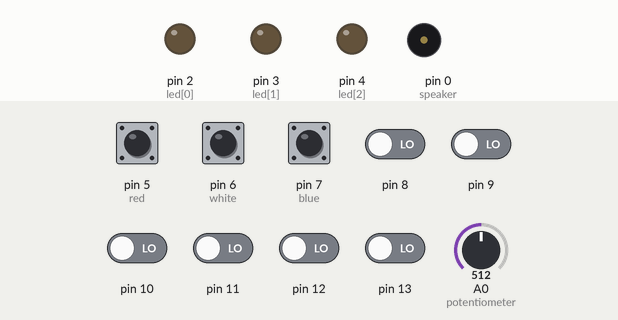
This sketch was run on a simulated Arduino Uno, built with avr-gcc and run on an emulated ATmega328P. Parts: output pins drawn as LEDs (lit = HIGH), buzzer (waves = sounding). Dashed ring = blinking. Inputs (shaded band) come from the test bench; at power-on: pin 5 (red), pin 6 (white), pin 7 (blue) HIGH, pin 8–13 LOW, A0 (potentiometer) = 512.

Above: at 1.7 s.
1.8 s: A0 (potentiometer) set to 317
3.3 s: A0 (potentiometer) set to 286
At 5.5 s:
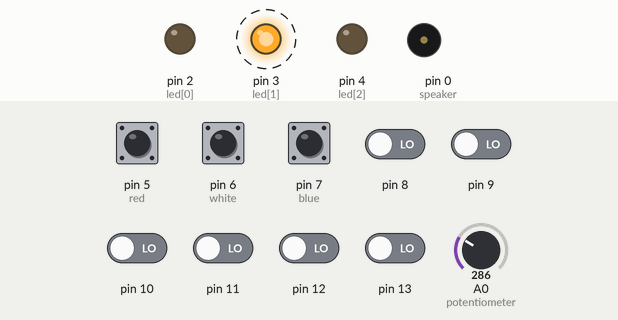
At 6.0 s:
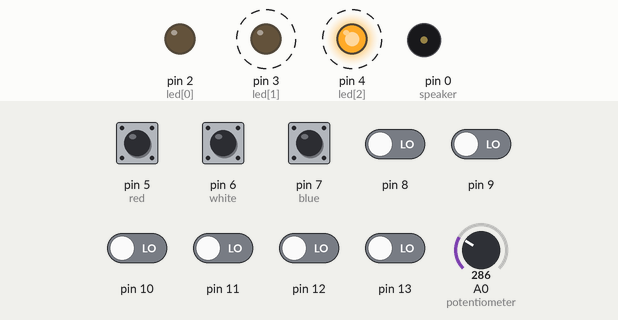
Timing chart, 0 to 12.3 s (numbered marks = the images above; inputs shaded):
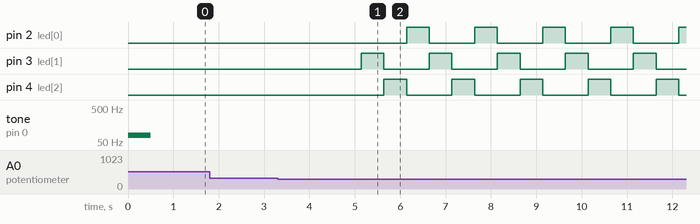

The sketch:

babomb.ino
```cpp
//Breadboard configuration

//Digital pins for the wires
int red = 5;
int white = 6;
int blue = 7;

//Digital pins for LEDs
int led[] = {2,3,4};

//Potentiometer analog pin and settings
int potentiometer = 0;
int lowMax = 300;
int highMin = 800;

//Digital pins for buttons and settings
int buttons = 6;
int firstButton = 8;
int buttonWait = 200;

//Speaker pin
int speaker = 0;
int freq = 80;

//Time limit
int seconds = 60;
int lightDelay = 500;

/**
 * Return an output based on button pressed
 */
int pressButton(){
  for (int i = firstButton; i < firstButton + buttons; i++){
    if (digitalRead(i)==HIGH){
      //Set a delay to acccount for button going crazy
      delay(buttonWait);
      return i - firstButton + 1;
    }
  }
  return 0;
}

/**
 * Check which wire is removed
 */
int removeWire(){
  int redVal = digitalRead(red);
  int whiteVal = digitalRead(white);
  int blueVal = digitalRead(blue);
  int sum = redVal + whiteVal + blueVal;
  if (sum < 2){
    return -1;
  }
  if (redVal==0) return 1;
  else if (whiteVal==0) return 2;
  else if (blueVal==0) return 3;
  else return 0;
}

/**
 * Check the state of the potentiometer
 */
int turnKnob(){
  int val = analogRead(potentiometer);
  if (val < lowMax) return 1;
  else if (val > highMin) return 2;
  else return 0;
}

void setup() {

  //Set up LEDs as output
  pinMode(led[0], OUTPUT);
  pinMode(led[1], OUTPUT);
  pinMode(led[2], OUTPUT);

  //Set up buttons as input
  for (int i = firstButton; i < firstButton + buttons; i++){
    pinMode(i, INPUT);
  }

  //Speaker test
  tone(speaker, freq);
  delay(500);
  noTone(speaker);
}

void loop() {
  // Set game states variables
  bool gameOver = false;
  bool won = false;
  bool progress[] = { false, false, false };

  // Set the prompts for player
  int wire = 3;
  int knob = 2;
  int codeProgress = 1;
  int runtime = 0;
  int iterations = 0;

  //Loop the game
  while (!gameOver){
    //Read the arduino for inputs
    int knobVal = turnKnob();
    int wireVal = removeWire();
    int buttonVal = pressButton();

    //Game is over if time runs out
    //Time limit as of now is 60 seconds
    delay(200);
    iterations++;
    if (iterations / 5 >= seconds){
      gameOver = true;
    }

    //Handle knob input
    progress[0] = knobVal==knob;
    if (knobVal!=0 && !progress[0]){
      gameOver = true;
    }

    //Handle wire input
    progress[1] = wireVal==wire;
    if (wireVal!=0 && !progress[1]){
      gameOver = true;
    }

    //Handle button input
    if (codeProgress <= buttons && buttonVal==codeProgress){
      codeProgress++;
    }
    else if (buttonVal != 0){
      gameOver = true;
    }
    if (!progress[2] && codeProgress > buttons){
      progress[2] = true;
    }

    //Turn on LEDs for progress
    for (int i = 0; i < 3; i++){
      digitalWrite(led[i], progress[i] ? HIGH : LOW);
    }

    //Check for win
    won = progress[0] && progress[1] && progress[2];
    if (won){
      gameOver = won;
    }
  }

  //If user loses, KABOOM!
  if (!won){
    for (int i = 0; i < 4; i++){
      for (int i = freq; i < freq + 200; i++){
        tone(speaker, i);
        delay(1);
      }
      for (int i = freq + 200; i > freq; i--){
        tone(speaker, i);
        delay(1);
      }
    }
    noTone(speaker);
  }
  //If user wins, speaker beeps!
  else {
    tone(speaker, freq);
    delay(300);
    noTone(speaker);
    delay(300);
    tone(speaker, freq * 2);
    delay(300);
    noTone(speaker);
  }

  int knobVal = turnKnob();
  int wireVal = removeWire();
  int num = 0;
  bool pressed = false;

  //First turn off all progress lights
  //Indicate game is not reset by elevator pattern lights during while loops
  for (int i = 0; i < 3; i++){
    digitalWrite(led[i], LOW);
  }

  //Wait until potentiometer and wires are reset
  while(knobVal != 0 || wireVal != 0){
    knobVal = turnKnob();
    wireVal = removeWire();
    digitalWrite(led[num], LOW);
    num = (num + 1) % 3;
    digitalWrite(led[num], HIGH);
    delay(lightDelay);
  }

  //Then wait for the player to press the first button to restart
  while (!pressed){
    int val = pressButton();
    pressed = val==1;
    digitalWrite(led[num], LOW);
    num = (num + 1) % 3;
    digitalWrite(led[num], HIGH);
    delay(lightDelay - buttonWait);
  }

  //Code loops back to start; restarting the game again.
}
```

Measured:
- the behaviour switches between 300 and 299 on A0 (potentiometer) (found by bisection; images 0 and 1)
- after the input at 1.8 s, every drawn part: stays the same
- after the input at 3.3 s, pin 2 (led[0]): alternates HIGH for 0.50 s and LOW for 1.0 s, starting after 2.8 s; pin 3 (led[1]): alternates HIGH for 0.50 s and LOW for 1.0 s, starting after 1.8 s; pin 4 (led[2]): alternates HIGH for 0.50 s and LOW for 1.0 s, starting after 2.3 s
